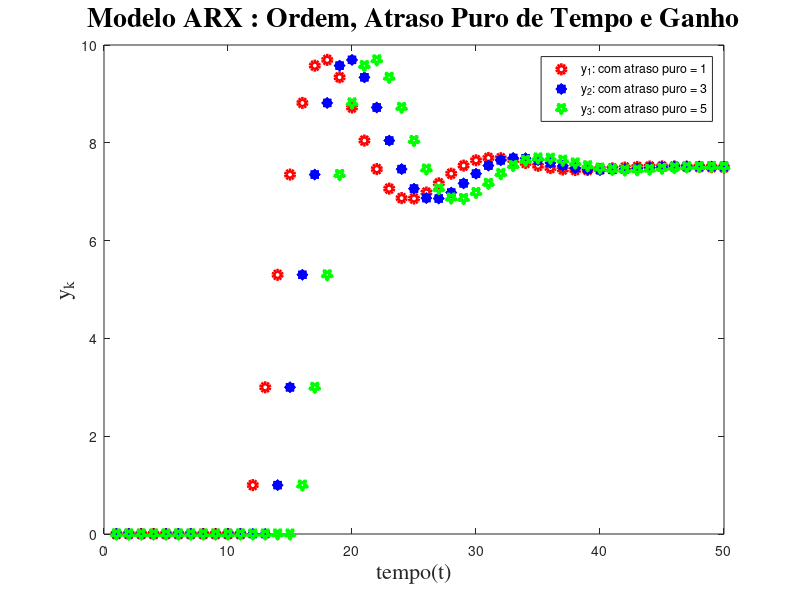

This figure's MATLAB source:
%===============================================================================
%CONTROLE II
%AUTORA: SYLVIELLY S. SOUSA                           %MATRICULA: 20162045070410
%SEMESTRE 2020.1          
%PROF.: LUIZ DANIEL BEZERRA
%ATIVIDADE 06: SIMULACAO DE SISTEMAS LINEARES               %ENTREGA: 10/09/2020
%===============================================================================

close all
clear all 
clc

%===================================PROMPT======================================

disp("========================================================================")
disp("                           CONTROLE II                                  ")                      
disp("                           MODELO ARX                                ")                                                                  
disp("                   SIMULACAO DE SISTEMAS LINEARES                       ")                        
disp("========================================================================")

%codigo prof. Aguirre
%===============================================================================
%                                   DADOS  
%===============================================================================
%coeficientes do polinomio A
a_1 = 1.5;
a_2 = -0.7;
%coeficientes do polinomio B
b_1 = 1;
b_2 = 0.5;
%atrasos
at_1 = 1;
at_2 = 3;
at_3 = 5;
%===============================================================================
%                                 CALCULOS  
%===============================================================================
%degrau atrasado em 10, ou seja. Quando a posicao do vetor for = 10, o sistema
%"parte" com o degrau 





u=[zeros(10,1);ones(40,1)];        %10 posicoes com valor = 0 e 40 posicoes com valor = 1
y=zeros(size(u));                  %vetor de zeros ate o tamanho do vetor 'u'

%atraso de '1'
for k = (at_3+2):length(u)
  y(k) = a_1*y(k-1) + a_2*y(k-2) + b_1*u(k-at_1) + b_2*u(k-(at_1+1));
endfor

y_1=y;                             %saida y_1
y=zeros(size(u));                  %vetor de zeros ate o tamanho do vetor 'u'

%atraso de '3'
for k = (at_3+2):length(u)
  y(k) = a_1*y(k-1) + a_2*y(k-2) + b_1*u(k-at_2) + b_2*u(k-(at_2+1));
endfor

y_2 = y;                           %saida y_2
y=zeros(size(u));                  %vetor de zeros ate o tamanho do vetor 'u'

%atraso de '5'
for k = (at_3+2):length(u)
  y(k) = a_1*y(k-1) + a_2*y(k-2) + b_1*u(k-at_3) + b_2*u(k-(at_3+1));
endfor

y_3 = y;                           %saida y_3

figure(1)
plot(y_1,"or;y_1: com atraso puro = 1;",'LineWidth',3,y_2,"*b;y_2: com atraso puro = 3;",'LineWidth',6,y_3,"pg;y_3: com atraso puro = 5;",'LineWidth',6)
title('Modelo ARX : Ordem, Atraso Puro de Tempo e Ganho','FontName','Times','FontSize',20);
xlabel('tempo(t)', 'FontName','Times','FontSize',16);
ylabel('y_k', 'FontName','Times','FontSize',16);
